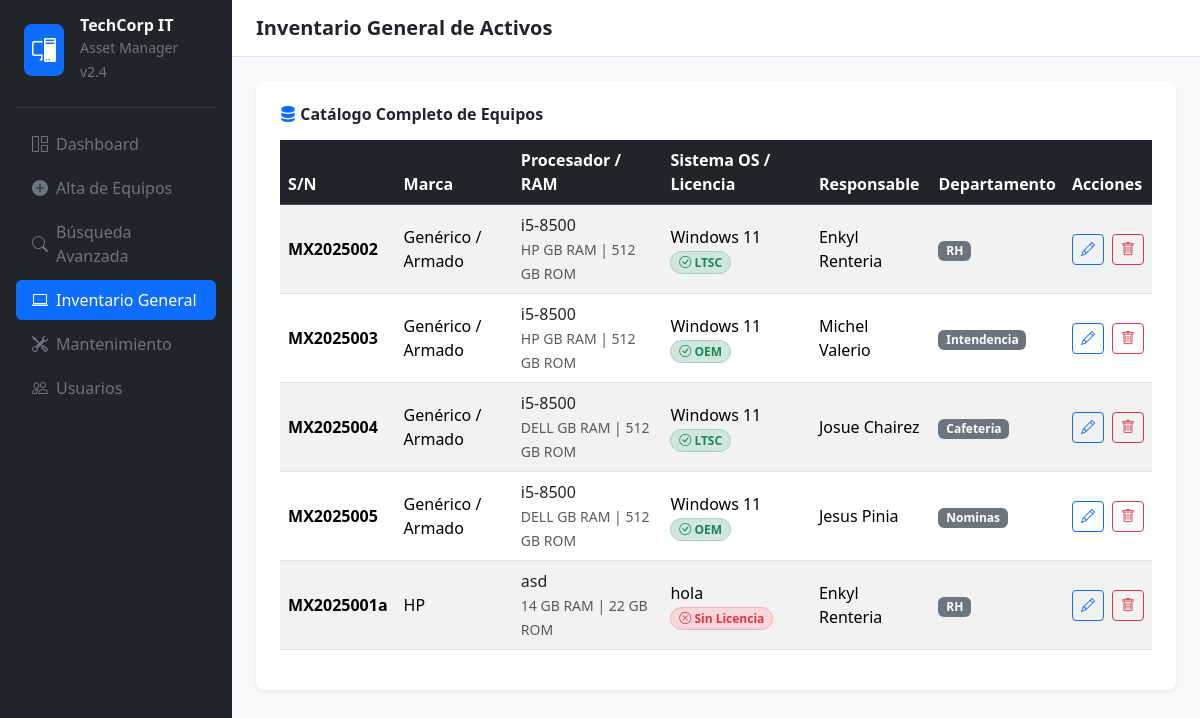
Page /inventario on the committed database.
### tables this page shows
CREATE TABLE "Stock" (
	"id_stock"	INTEGER NOT NULL,
	"marca_monitor"	TEXT,
	"pulgadas_monitor"	INTEGER,
	"marca_teclado"	TEXT,
	"marca_mouse"	TEXT,
	"SN_equipo"	TEXT,
	"marca_equipo"	TEXT,
	"ram_equipo"	INTEGER,
	"almacenamiento_equipo"	INTEGER,
	"procesador_equipo"	TEXT,
	"SO_equipo"	TEXT,
	"id_usuario"	INTEGER NOT NULL,
	"id_licencia"	INTEGER,
	PRIMARY KEY("id_stock"),
	FOREIGN KEY("id_licencia") REFERENCES "Licencia"("id_licencia"),
	FOREIGN KEY("id_usuario") REFERENCES "Usuario"("id_usuario")
);

CREATE TABLE "Licencia" (
	"id_licencia"	INTEGER NOT NULL,
	"tipo_licencia"	TEXT NOT NULL,
	"expiracion_anios"	INTEGER NOT NULL,
	PRIMARY KEY("id_licencia")
);

CREATE TABLE "Usuario" (
	"id_usuario"	INTEGER NOT NULL,
	"nombre"	TEXT NOT NULL,
	"apellido_paterno"	TEXT NOT NULL,
	"apellido_materno"	TEXT NOT NULL,
	"edad"	INTEGER NOT NULL,
	"departamento"	TEXT NOT NULL,
	PRIMARY KEY("id_usuario")
);

### app.py (the view)
@app.route('/inventario')
def inventario():
    conn = get_db_connection()
    equipos = conn.execute('''
        SELECT
            s.id_stock, s.SN_equipo, s.marca_equipo, s.procesador_equipo,
            s.ram_equipo, s.almacenamiento_equipo, s.SO_equipo,
            u.nombre, u.apellido_paterno, u.departamento,
            l.tipo_licencia
        FROM Stock s
        JOIN Usuario u ON s.id_usuario = u.id_usuario
        LEFT JOIN Licencia l ON s.id_licencia = l.id_licencia
    ''').fetchall()
    conn.close()
    return render_template('inventario.html', equipos=equipos, active_page='inventario')

### app.py (called while the page is built)
def get_db_connection():
    conn = sqlite3.connect(DB_PATH)
    conn.row_factory = sqlite3.Row
    return conn

### templates/inventario.html (shortened to what this page needs)
{% extends 'base.html' %}
{% block page_title %}Inventario General de Activos{% endblock %}
{% block content %}
<div class="card border-0 shadow-sm rounded-3 p-4">
  <div class="d-flex justify-content-between align-items-center mb-3">
    <h6 class="fw-bold m-0"><i class="bi bi-server text-primary"></i> Catálogo Completo de Equipos</h6>
  </div>
  <div class="table-responsive">
    <table class="table table-striped table-hover align-middle">
      <thead class="table-dark">
        <tr>
          <th>S/N</th>
          <th>Marca</th>
          <th>Procesador / RAM</th>
          <th>Sistema OS / Licencia</th>
          <th>Responsable</th>
          <th>Departamento</th>
          <th>Acciones</th>
        </tr>
      </thead>
      <tbody>
        {% for equipo in equipos %}
        <tr>
          <td class="fw-bold">{{ equipo.SN_equipo }}</td>
          <td>{{ equipo.marca_equipo or 'Genérico / Armado' }}</td>
          <td>
            <div class="text-dark">{{ equipo.procesador_equipo or 'N/D' }}</div>
            <small class="text-muted">{{ equipo.ram_equipo or '0' }} GB RAM | {{ equipo.almacenamiento_equipo or '0' }} GB ROM</small>
          </td>
          <td>
            {{ equipo.SO_equipo or 'Sin OS' }}<br>
            {% if equipo.tipo_licencia %}
              <span class="badge bg-success-subtle text-success border border-success-subtle rounded-pill">
                <i class="bi bi-check-circle"></i> {{ equipo.tipo_licencia }}
              </span>
            {% else %}
              <span class="badge bg-danger-subtle text-danger border border-danger-subtle rounded-pill">
                <i class="bi bi-x-circle"></i> Sin Licencia
              </span>
            {% endif %}
          </td>
          <td>{{ equipo.nombre }} {{ equipo.apellido_paterno }}</td>
          <td><span class="badge bg-secondary">{{ equipo.departamento }}</span></td>
          <td>
            <div class="d-flex gap-2">
                <a href="/editar/{{ equipo.SN_equipo }}" class="btn btn-sm btn-outline-primary" title="Editar">
                <i class="bi bi-pencil"></i>
                </a>
                <form action="/eliminar/{{ equipo.SN_equipo }}" method="POST" onsubmit="return confirm('¿Estás seguro de eliminar permanentemente el equipo {{ equipo.SN_equipo }}?');">
                <button type="submit" class="btn btn-sm btn-outline-danger" title="Eliminar">
                    <i class="bi bi-trash"></i>
                </button>
                </form>
            </div>
            </td>
        </tr>
        {% endfor %}
      </tbody>
    </table>
  </div>
</div>
{% endblock %}

### static/css/styles.css (style rules this page uses)
body { font-family: system-ui, -apple-system, "Segoe UI", Roboto, sans-serif; background-color: #f8f9fa; }

### rows in the picture
Stock: SN_equipo "MX2025002", marca_equipo "Genérico / Armado", procesador_equipo "i5-8500", ram_equipo "HP", almacenamiento_equipo "512", SO_equipo "Windows 11", tipo_licencia "LTSC", nombre "Enkyl", apellido_paterno "Renteria", departamento "RH"
Stock: SN_equipo "MX2025003", marca_equipo "Genérico / Armado", procesador_equipo "i5-8500", ram_equipo "HP", almacenamiento_equipo "512", SO_equipo "Windows 11", tipo_licencia "OEM", nombre "Michel", apellido_paterno "Valerio", departamento "Intendencia"
Stock: SN_equipo "MX2025004", marca_equipo "Genérico / Armado", procesador_equipo "i5-8500", ram_equipo "DELL", almacenamiento_equipo "512", SO_equipo "Windows 11", tipo_licencia "LTSC", nombre "Josue", apellido_paterno "Chairez", departamento "Cafeteria"
Stock: SN_equipo "MX2025005", marca_equipo "Genérico / Armado", procesador_equipo "i5-8500", ram_equipo "DELL", almacenamiento_equipo "512", SO_equipo "Windows 11", tipo_licencia "OEM", nombre "Jesus", apellido_paterno "Pinia", departamento "Nominas"
Stock: SN_equipo "MX2025001a", marca_equipo "HP", procesador_equipo "asd", ram_equipo "14", almacenamiento_equipo "22", SO_equipo "hola", shows "Sin Licencia", nombre "Enkyl", apellido_paterno "Renteria", departamento "RH"
